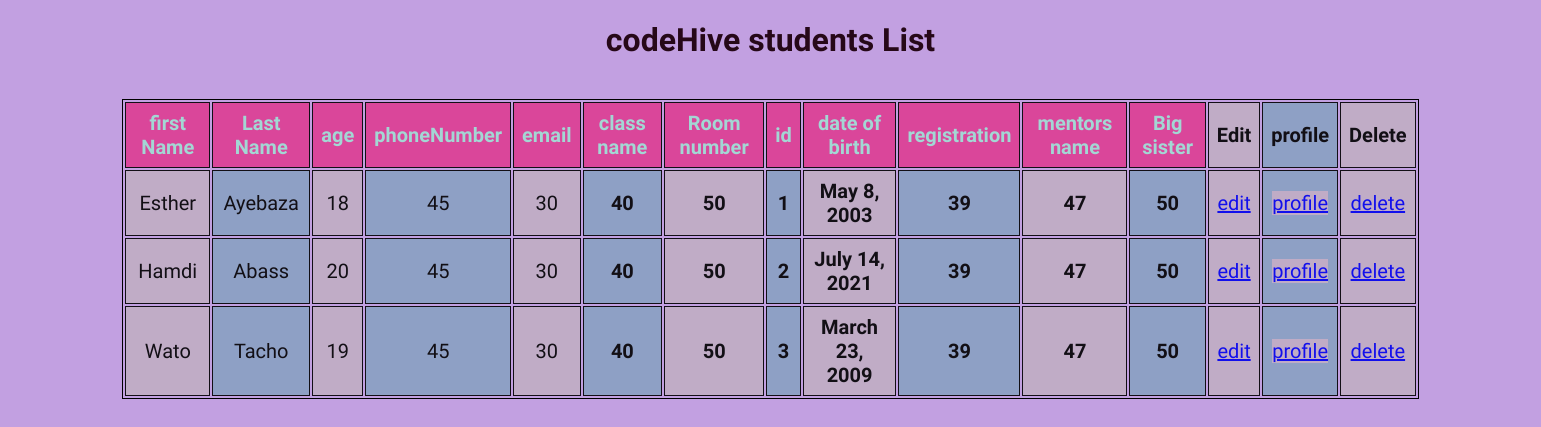
The app's page /student/list/, older data.
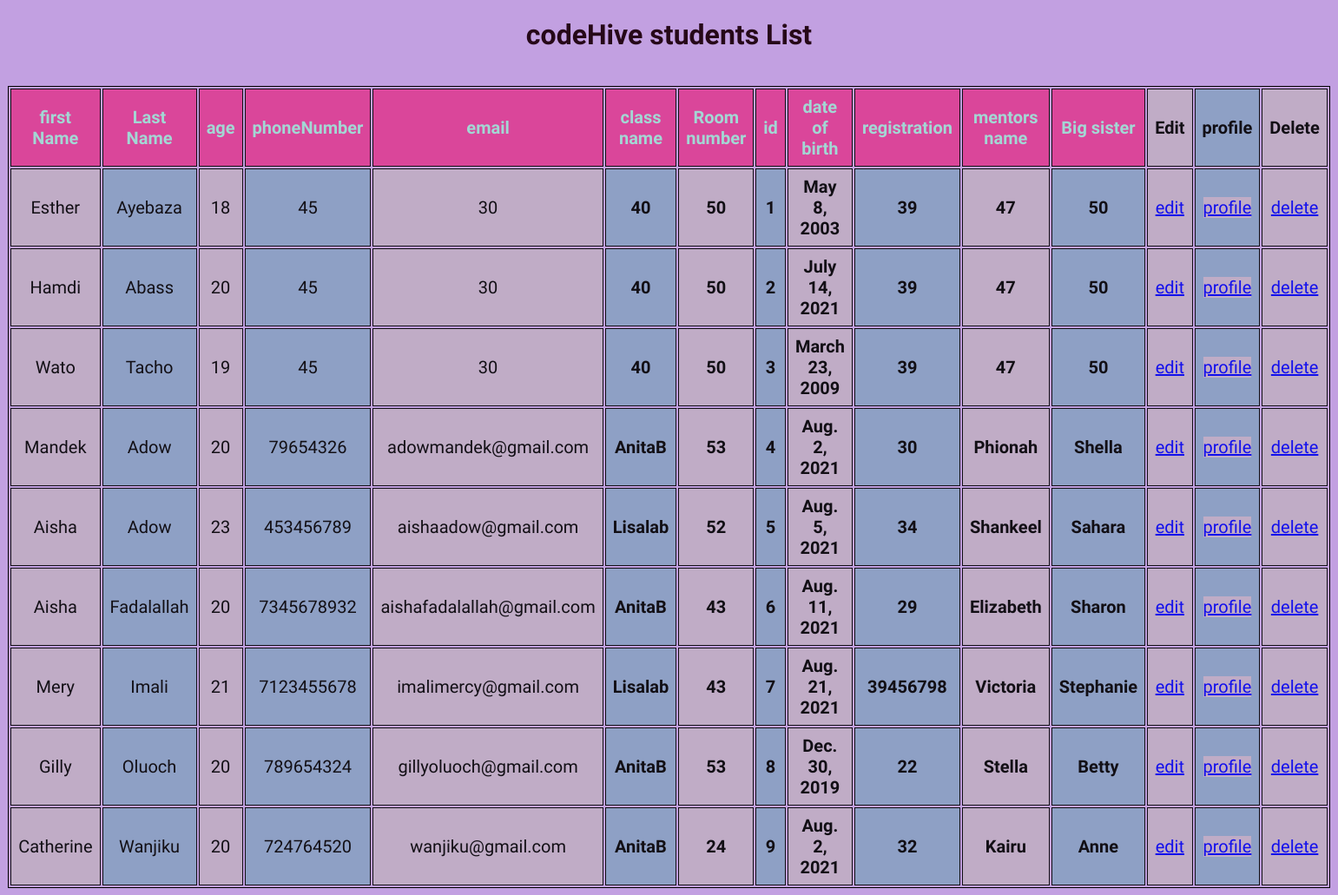
The same page, newer data.
### student/models.py (models this page shows)
class Student(models.Model):
    first_name=models.CharField(max_length=10,null=True,blank=True)
    last_name=models.CharField(max_length=10,null=True,blank=True)
    age=models.PositiveIntegerField(max_length=10,null=True,blank=True)
    date_of_birth=models.DateField(max_length=20,null=True,blank=True)
    student_id_passport=models.CharField(max_length=13,null=True,blank=True)
    email=models.EmailField(max_length=35,null=50,blank=True)
    phoneNumber=models.PositiveIntegerField(max_length=13,null=True,blank=True)
    registration=models.PositiveSmallIntegerField(max_length=10,null=True)
    county=models.CharField(max_length=13,null=True,blank=True)
    guardian_name=models.CharField(max_length=12,null=True,blank=True)
    contact_number=models.PositiveIntegerField(max_length=13,null=True,blank=True)
    medical_report=FileField(max_length=15,default=40,null=34,blank=True)
    class_name=models.CharField(max_length=13,default=40,null=True,blank=True)
    room_number=models.CharField(max_length=12,default=50,null=True,blank=True)
    mentors_name=models.CharField(max_length=12,default=47,null=True,blank=True)
    Big_sister=models.CharField(max_length=12,default=50,null=True,blank=True)

### student/views.py (the view)
# urls.py: path("list/",student_list,name="student_list"),
def student_list(request):
     students= Student.objects.all()
     return render(request,"student_list.html",{"students":students})

### student/templates/student_list.html (shortened to what this page needs)
<!DOCTYPE html>
<html lang="en">
<head>
    <h1>codeHive students List</h1>
</body>
</html>
</html>
</head>
<body>
<table>
    <tr>
        <th id="row">first Name</th>
        <th id="row">Last Name</th>
        <th id="row">age</th>
        <th id="row">phoneNumber</th>
        <th id="row">email</th>
        <th id="row">class name</th>
        <th id="row">Room number</th>
        <th id="row">id</th>
        <th id="row">date of birth</th>
        <th id="row">registration</th>
        <th id="row">mentors name</th>
        <th id="row">Big sister</th>
        <th>Edit</th>
        <th>profile</th>
        <th>Delete</th>
    </tr>
{%for student in students%}
<tr>
    <td>{{ student.first_name}}</td>
    <td>{{ student.last_name}}</td>
    <td>{{ student.age}}</td>
    <td>{{student.phoneNumber}}</td>
    <td>{{student.email}}</td>
    <th>{{student.class_name}}</th>
    <th>{{student.room_number}}</th>
    <th>{{student.id}}</th>
    <th>{{student.date_of_birth}}</th>
    <th>{{student.registration}}</th>
    <th>{{student.mentors_name}}</th>
    <th>{{student.Big_sister}}</th>
    <td><a href="{% url 'edit_student 'id=student.id% }">edit</a></td>
    <td><a href="{% url 'student_profile 'id=student.id% }">profile</a></td>
    <td><a href="{% url 'delete_student 'id=student.id% }">delete</a></td>
</tr>
</table>
</body>
</html>

### student/templates/student_list.html (style rules this page uses)
body { background-color: rgb(194, 160, 225); }
table, th, td { border: 1px solid black; }
table { width: 70%; text-align: center; }
* { font-family: 'Raleway', sans-serif; }
body { background-repeat: no-repeat; background-size: cover; }
h1 { text-align: center; color: #260818; }
table { text-align: center; font-size: 20px; width: 85%; margin: auto; margin-top: 40px; }
table tr :nth-child(odd) { background: #C0AEC4; }
table tr :nth-child(even) { background: #89a1c2; }
th, td { padding: 8px; opacity: 0.9; }
#row { background-color: #dd3d93; color: #A0DED3; }
th { background-color: #A0DED3; }

Row changes from the older to the newer data that the page shows:
added Student: first_name "Mandek", last_name "Adow", age "20", phoneNumber "79654326", email "adowmandek@gmail.com", class_name "AnitaB", room_number "53", id "4", date_of_birth "Aug. 2, 2021", registration "30", mentors_name "Phionah", Big_sister "Shella"
added Student: first_name "Aisha", last_name "Adow", age "23", phoneNumber "453456789", email "aishaadow@gmail.com", class_name "Lisalab", room_number "52", id "5", date_of_birth "Aug. 5, 2021", registration "34", mentors_name "Shankeel", Big_sister "Sahara"
added Student: first_name "Aisha", last_name "Fadalallah", age "20", phoneNumber "7345678932", email "aishafadalallah@gmail.com", class_name "AnitaB", room_number "43", id "6", date_of_birth "Aug. 11, 2021", registration "29", mentors_name "Elizabeth", Big_sister "Sharon"
added Student: first_name "Mery", last_name "Imali", age "21", phoneNumber "7123455678", email "imalimercy@gmail.com", class_name "Lisalab", room_number "43", id "7", date_of_birth "Aug. 21, 2021", registration "39456798", mentors_name "Victoria", Big_sister "Stephanie"
added Student: first_name "Gilly", last_name "Oluoch", age "20", phoneNumber "789654324", email "gillyoluoch@gmail.com", class_name "AnitaB", room_number "53", id "8", date_of_birth "Dec. 30, 2019", registration "22", mentors_name "Stella", Big_sister "Betty"
added Student: first_name "Catherine", last_name "Wanjiku", age "20", phoneNumber "724764520", email "wanjiku@gmail.com", class_name "AnitaB", room_number "24", id "9", date_of_birth "Aug. 2, 2021", registration "32", mentors_name "Kairu", Big_sister "Anne"
